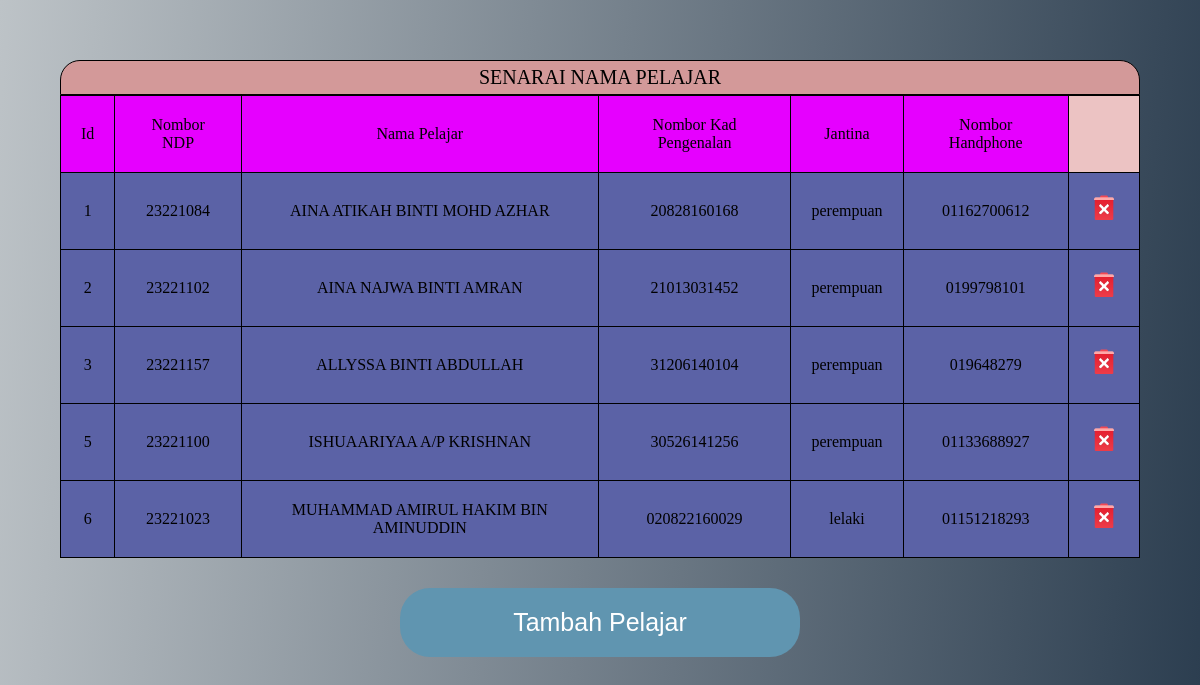
The page / on the database its author committed.
### tables this page shows
CREATE TABLE `info_pelajar` (
  `id` int(3) NOT NULL,
  `nondp` int(9) NOT NULL,
  `namapelajar` varchar(50) NOT NULL,
  `nokp` varchar(50) NOT NULL,
  `jantina` varchar(50) NOT NULL,
  `nohp` varchar(50) NOT NULL
);

### index.php (the view, shortened to what this page needs)
<?php
include ('dbconn.php');
?>
<!DOCTYPE html>
<html lang="en">
<head>
    <link rel="stylesheet" href="style.css"
</head>
<body>
    <center>
        <table>
            <caption>SENARAI NAMA PELAJAR</caption>
            <tr>
                <td class="head">Id</td>
                <td class="head">Nombor NDP</td>
                <td class="head">Nama Pelajar</td>
                <td class="head">Nombor Kad Pengenalan</td>
                <td class="head">Jantina</td>
                <td class="head">Nombor Handphone</td>
            </tr>
            <?php
            $sql = "SELECT * FROM info_pelajar ORDER BY id ASC";
            $data = mysqli_query($conn, $sql);
            while ($pelajar = mysqli_fetch_array($data))
            {
                ?>
                <tr>
                    <td><?php echo $pelajar['id']; ?></td>
                    <td><?php echo $pelajar['nondp']; ?></td>
                    <td><?php echo $pelajar['namapelajar']; ?></td>
                    <td><?php echo $pelajar['nokp']; ?></td>
                    <td><?php echo $pelajar['jantina']; ?></td>
                    <td><?php echo $pelajar['nohp']; ?></td>
                    <td>
                        <a href="delete.php?nondp=<?php echo $pelajar['nondp'];?>">
                            <img src="deleteforever.png"> </a>
                    </td>
                </tr>
            <?php
            }
            ?>
        </table>
        <button><a href="tambah.php">Tambah Pelajar</a></button>
    </center>
</body>
</html>

### style.css (style rules this page uses)
* { margin: 0%; padding: 0%; color: black; }
body { background:linear-gradient(95deg, #bdc3c7, #2c3e50) ; padding: 5%; }
table { background-color: rgb(236, 195, 195); border-collapse: collapse; border: 1px solid black; }
caption { background-color: rgb(211, 153, 153); border-radius: 20px 20px 0px 0px; padding: 5px; font-size: 20px; border: 1px solid black; }
.head { background-color: #e600ff; }
tr,td { text-align: center; border: 1px solid black;; background-color: rgb(91, 98, 166); padding: 20px; }
button { padding: 20px; width: 400px; background-color: rgb(96, 149, 176); margin-top: 30px; border-radius: 30px; border: none; }
a { text-decoration: none; font-size: 25px; color:rgb(255, 255, 255) }
img { height: 30px; width: 30px; }

### rows shown on the page
info_pelajar: id "1", nondp "23221084", namapelajar "AINA ATIKAH BINTI MOHD AZHAR", nokp "20828160168", jantina "perempuan", nohp "01162700612"
info_pelajar: id "2", nondp "23221102", namapelajar "AINA NAJWA BINTI AMRAN", nokp "21013031452", jantina "perempuan", nohp "0199798101"
info_pelajar: id "3", nondp "23221157", namapelajar "ALLYSSA BINTI ABDULLAH", nokp "31206140104", jantina "perempuan", nohp "019648279"
info_pelajar: id "5", nondp "23221100", namapelajar "ISHUAARIYAA A/P KRISHNAN", nokp "30526141256", jantina "perempuan", nohp "01133688927"
info_pelajar: id "6", nondp "23221023", namapelajar "MUHAMMAD AMIRUL HAKIM BIN AMINUDDIN", nokp "020822160029", jantina "lelaki", nohp "01151218293"
